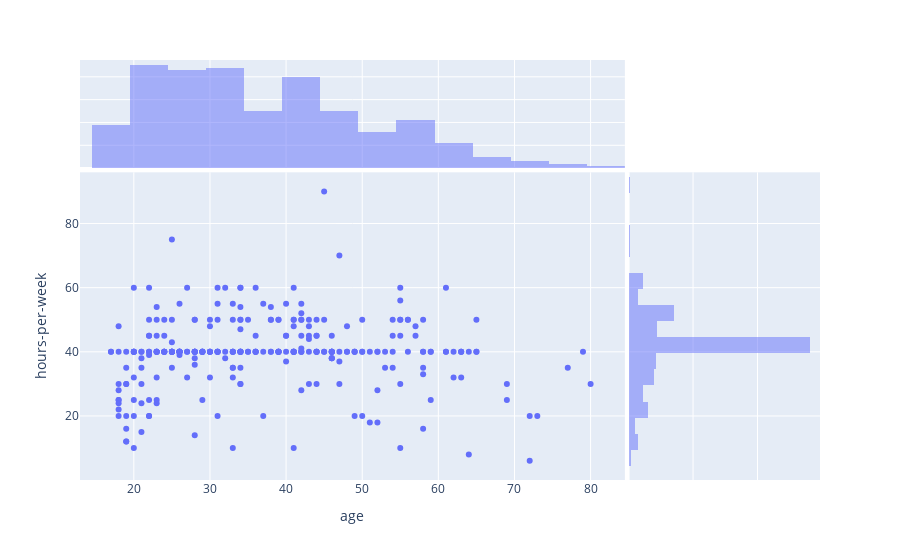

This figure's notebook cell:
### Markdown cell above
### C.4. Effect of scaling on data distribution

StandardScaler does not change the structure of the data itself but the axes get shifted and scaled. Following distribution is for original training data(before scaling).

### Code cell
#collapse
import plotly.express as px
num_points_to_plot = 300
fig = px.scatter(train_data[:num_points_to_plot], x="age", y="hours-per-week", marginal_x="histogram", marginal_y="histogram")
fig.show()

### Figure 1 — Plotly figure (JSON) as saved in the notebook; plotly's stock layout.template omitted (floating-point values rounded to 4 significant figures; data arrays with more than 128 entries replaced by an {"elided": "..."} marker saying what was removed)
{"data": [{"hovertemplate": "age=%{x}<br>hours-per-week=%{y}<extra></extra>", "legendgroup": "", "marker": {"color": "#636efa", "symbol": "circle"}, "mode": "markers", "name": "", "orientation": "v", "showlegend": false, "type": "scatter", "x": {"elided": "300 int values"}, "xaxis": "x", "y": {"elided": "300 int values"}, "yaxis": "y"}, {"alignmentgroup": "True", "bingroup": "x", "hovertemplate": "age=%{x}<br>count=%{y}<extra></extra>", "legendgroup": "", "marker": {"color": "#636efa"}, "name": "", "offsetgroup": "", "opacity": 0.5, "showlegend": false, "type": "histogram", "x": {"elided": "300 int values"}, "xaxis": "x3", "yaxis": "y3"}, {"alignmentgroup": "True", "bingroup": "y", "hovertemplate": "hours-per-week=%{y}<br>count=%{x}<extra></extra>", "legendgroup": "", "marker": {"color": "#636efa"}, "name": "", "offsetgroup": "", "opacity": 0.5, "showlegend": false, "type": "histogram", "xaxis": "x2", "y": {"elided": "300 int values"}, "yaxis": "y2"}], "layout": {"barmode": "overlay", "legend": {"tracegroupgap": 0}, "margin": {"t": 60}, "xaxis": {"anchor": "y", "domain": [0, 0.7363], "title": {"text": "age"}}, "xaxis2": {"anchor": "y2", "domain": [0.7413, 1], "matches": "x2", "showgrid": true, "showline": false, "showticklabels": false, "ticks": ""}, "xaxis3": {"anchor": "y3", "domain": [0, 0.7363], "matches": "x", "showgrid": true, "showticklabels": false}, "xaxis4": {"anchor": "y4", "domain": [0.7413, 1], "matches": "x2", "showgrid": true, "showline": false, "showticklabels": false, "ticks": ""}, "yaxis": {"anchor": "x", "domain": [0, 0.7326], "title": {"text": "hours-per-week"}}, "yaxis2": {"anchor": "x2", "domain": [0, 0.7326], "matches": "y", "showgrid": true, "showticklabels": false}, "yaxis3": {"anchor": "x3", "domain": [0.7426, 1], "matches": "y3", "showgrid": true, "showline": false, "showticklabels": false, "ticks": ""}, "yaxis4": {"anchor": "x4", "domain": [0.7426, 1], "matches": "y3", "showgrid": true, "showline": false, "showticklabels": false, "ticks": ""}}}
